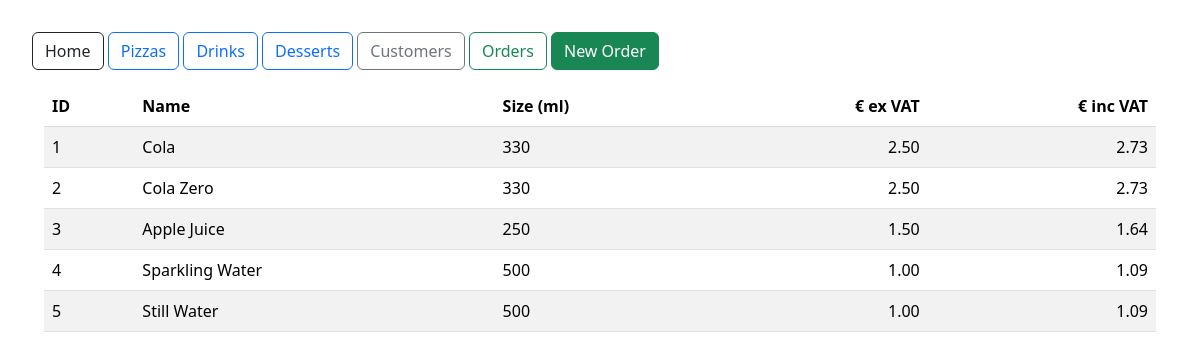
/drinks, run on the app's committed database.
### models.py (models this page shows)
class Drink(db.Model):
    __tablename__ = "Drink"
    __table_args__ = (
        CheckConstraint("size_ml > 0", name="chk_drink_ml"),
    )
    drink_id = db.Column(db.Integer, primary_key=True, autoincrement=True)
    name     = db.Column(db.String(64), nullable=False)
    size_ml  = db.Column(db.Integer, nullable=False)
    price_excl_vat = db.Column(db.Numeric(10, 2), nullable=False, default=0.00)
    order_items = db.relationship("OrderItem", back_populates="drink")

### uilogic.py (the view)
@menu_bp.route("/drinks")
def list_drinks():
    rows = db.session.execute(text("""
        SELECT drink_id, name, size_ml, price_ex_vat, price_inc_vat
        FROM v_drink_price
        ORDER BY drink_id
    """)).mappings().all()
    return render_template("drinks.html", title="Drinks", drinks=rows)

### templates/drinks.html
{% extends "layout.html" %}
{% block content %}
  {% if drinks %}
  <table class="table table-striped align-middle">
    <thead><tr>
      <th>ID</th><th>Name</th><th>Size (ml)</th>
      <th class="price">€ ex VAT</th><th class="price">€ inc VAT</th>
    </tr></thead>
    <tbody>
      {% for d in drinks %}
      <tr>
        <td>{{ d.drink_id }}</td>
        <td>{{ d.name }}</td>
        <td>{{ d.size_ml }}</td>
        <td class="price">{{ '%.2f'|format(d.price_ex_vat) }}</td>
        <td class="price">{{ '%.2f'|format(d.price_inc_vat) }}</td>
      </tr>
      {% endfor %}
    </tbody>
  </table>
  {% else %}<p>No drinks yet.</p>{% endif %}
{% endblock %}

### templates/layout.html (style rules this page uses)
body { padding: 2rem; }
table { width: 100%; }
th, td { padding: .4rem .6rem; }
thead th { border-bottom: 2px solid #ddd; }
.price { text-align: right; }

### data on the page
Drink: name "Cola", size_ml "330"
Drink: name "Cola Zero", size_ml "330"
Drink: name "Apple Juice"
Drink: name "Sparkling Water", size_ml "500"
Drink: name "Still Water", size_ml "500"

### other printed values
{{ d.drink_id }} "1" "2" "3" "4" "5"
{{ '%.2f'|format(d.price_ex_vat) }} "2.50" "2.50" "1.50" "1.00" "1.00"
{{ '%.2f'|format(d.price_inc_vat) }} "2.73" "2.73" "1.64" "1.09" "1.09"
{{ d.size_ml }} "250"
